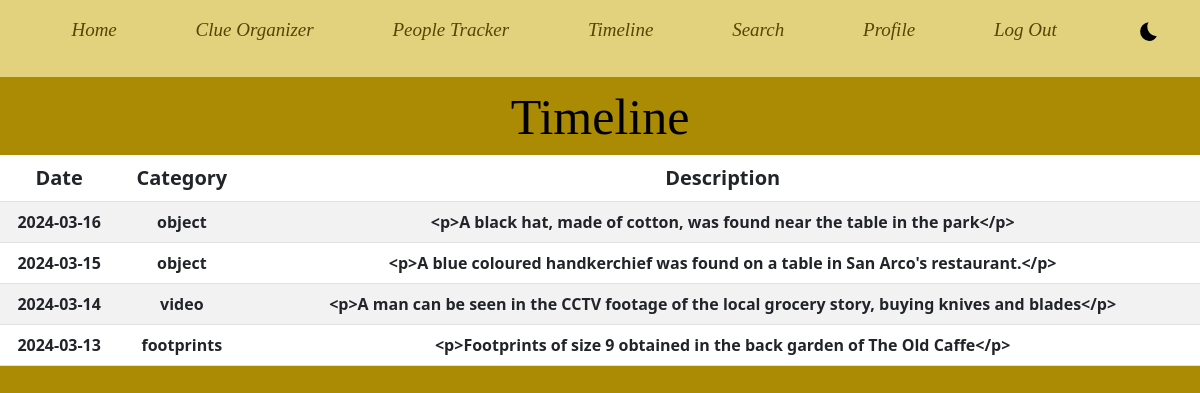
The app's page /timeline (signed in), older data.
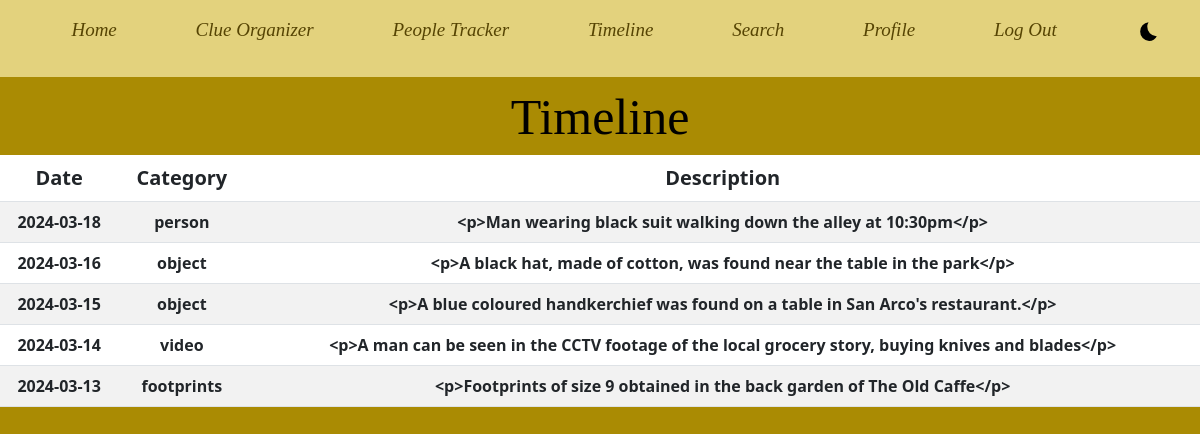
The same page, newer data.
### tables this page shows
CREATE TABLE clues (
  clue_id INTEGER PRIMARY KEY,
  category TEXT,
  date DATE,
  description TEXT,
  user_id INTEGER,
  FOREIGN KEY (user_id) REFERENCES users(id)
);

### app.py (the view)
@app.route("/timeline")
@login_required
def timeline():
  connection = get_db()
  cursor = connection.cursor()
  cursor.row_factory = sqlite3.Row
  cursor.execute("SELECT * FROM clues WHERE user_id = ? ORDER BY date DESC;", [session['user_id']])
  clueData = cursor.fetchall()
  cursor.close()
  return render_template("timeline.html", clueData=clueData)

### app.py (called while the page is built)
def get_db():
  db = getattr(g, '_database', None)
  if db is None:
    db= g._database = sqlite3.connect("mind-map.db")
  return db

### utils.py (called while the page is built)
def login_required(f):
    @wraps(f)
    def decorated_function(*args, **kwargs):
        if session.get("user_id") is None:
            return redirect("/login")
        return f(*args, **kwargs)
    return decorated_function

### templates/timeline.html (shortened to what this page needs)
{% extends "layout.html" %}
{% block css %}
<link rel="stylesheet" href="../static/css/timeline.css">{% endblock %}
{% block body %}
<div class="main">
  <div class="heading">
    Timeline
  </div>
  <table class="table table-striped table-hover">
    <thead>
      <tr class="trHead">
        <th>Date</th>
        <th>Category</th>
        <th>Description</th>
      </tr>
    </thead>
    <tbody>
      {% for clue in clueData %}
        <tr>
          <td>{{ clue.date }}</td>
          <td>{{ clue.category }}</td>
          <td>{{ clue.description }}</td>
        </tr>
      {% endfor %}
    </tbody>
  </table>
</div>
{% endblock %}

### templates/layout.html (shortened to what this page needs)
<!DOCTYPE html>
<html lang="en">
  <head>
      <link href="https://cdn.jsdelivr.net/npm/bootstrap@5.3.0-alpha1/dist/css/bootstrap.min.css" rel="stylesheet">
      <link rel="stylesheet" href="../static/css/style.css">
      {% block css %}{% endblock %}
  </head>
  <body>
      <nav>
          <ul>
              <li><a href="/home">Home</a></li>
              <li><a href="/clue">Clue Organizer</a></li>
              <li><a href="/people">People Tracker</a></li>
              <li><a href="/timeline">Timeline</a></li>
              <li><a href="/search">Search</a></li>
              <li><a href="/profile">Profile</a></li>
              <li><a href="/logout">Log Out</a></li>
              <li>
                  <div class="switch" id="icon">
                      <img src="../static/images/dark_light_switch.svg" alt="">
                  </div>
              </li>
          </ul>
      </nav>
      {% block body %}{% endblock %}
  </body>
</html>

### static/css/style.css (style rules this page uses)
* { padding: 0; margin: 0; text-align: center; }
html { scroll-behavior: smooth; }
a { text-decoration: none; color: var(--nav_text); }
li { font-family: 'Crimes Times Six'; }
:root { --nav:rgb(227, 210, 125); --nav_text:rgb(86, 68, 3); --separator:rgb(170, 139, 3); --section:rgb(170, 139, 3); --button:rgba(32,55,67,0.6); --btn_text:white; }
nav { background-color: var(--nav); font-style: italic; z-index: 20; color: var(--nav_text); font-size: 19px; width: 100vw; position: fixed; }
.switch img { width: 25px; height: 25px; padding: 0; margin: 0; }
ul { display: flex; justify-content: space-around; }
ul li { list-style: none; padding: 16px; cursor: pointer; }
.heading { font-family: 'Crimes Times Six'; }

### static/css/timeline.css (style rules this page uses)
body { background-color: var(--bgcolor); color: var(--text); }
:root { --bgcolor:rgb(170, 139, 3); --text:black; }
tr { font-weight: 600; }
tbody tr td { color: var(--text); }
.trHead th { font-weight: 900; font-size: 20px; }
.heading { padding-top: 10vh; font-size: 50px; }

Row changes from the older to the newer data that the page shows:
added clues: date "2024-03-18", category "person", description "<p>Man wearing black suit walking down the alley at 10:30pm</p>"
